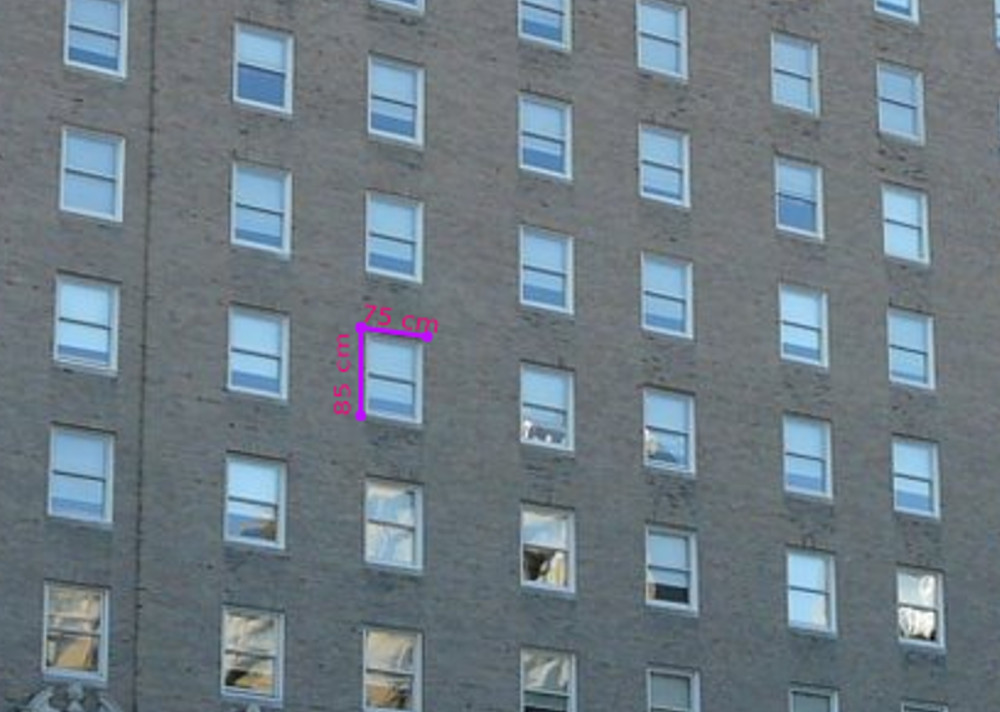
#> input picture hw3_RisiJaiswal/Measurements/Img1.jpg, 1000 x 712 px, found by its file name
$ python hw3_vectorized.py
#> lines starting #> are read from the running program, lines starting #| are printed output that depends on the picture
# -*- coding: utf-8 -*-
"""
Created on Mon Sep 15 14:40:27 2020

@author: risij
"""

import cv2
import numpy as np
import os
from math import ceil,floor
import pdb

import time
start_time = time.time()
np.set_printoptions(suppress=True)


class Homography:
    def __init__(self,undistorted_image,distorted_image,Undist_points=None,Dist_points=None):
        '''
         Loading Images
        '''
#> called with undistorted_image = 'Measurements/Img1.jpg', distorted_image = 'images/Img1.jpg', Undist_points = array of shape (4, 2), Dist_points = array of shape (4, 2)
        self.img_undist = cv2.imread(os.path.join(path,undistorted_image))
#> self.img_undist is the input picture: shape (712, 1000, 3); mean B, G, R 132, 123.3, 110.4
        self.img_dist = cv2.imread(os.path.join(path,distorted_image))
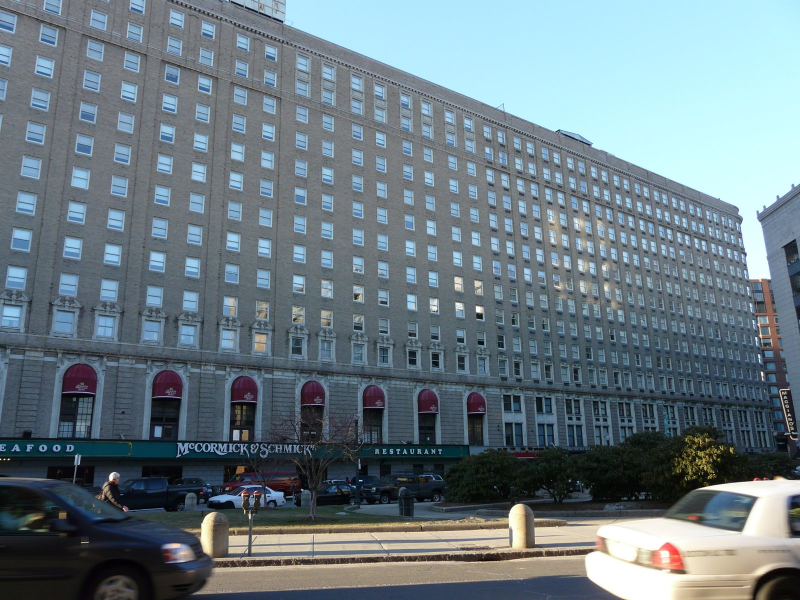
#> input picture hw3_RisiJaiswal/Images/Img1.JPG, 1600 x 1200 px, found by its file name (shown at 1/2 size)
#> self.img_dist is the input picture: shape (1200, 1600, 3); mean B, G, R 130.6, 122.8, 107.2
        self.Width=self.img_undist.shape[1]
#> self.Width = 1000
        self.Height=self.img_undist.shape[0]
#> self.Height = 712

        '''
        If ROI is not provided in constructor then using full image as ROI
        '''
        if(type(Dist_points)==np.ndarray):
            self.Dist_points=Dist_points
        else:
            self.Dist_points = np.array([[0,0],[0,self.Height],[self.Width,self.Height],[self.Width,0]])

        if(type(Undist_points)==np.ndarray):
            self.Undist_points=Undist_points
        else:
            self.Undist_points = np.array([[0,0],[0,self.img_undist.shape[0]],[self.img_undist.shape[1],self.img_undist.shape[0]],[self.img_undist.shape[1],0]])


        self.undistorted_image=undistorted_image
        self.distorted_image=distorted_image


    def generate_homography(self):
        '''
        Creating Homography matrices for all 4 points P,Q,R,S and X_prime vector
        '''
        self.H = np.zeros((8,8))
        self.X_prime = np.zeros((8,1))

        for i in range(len(self.Dist_points)):
            self.H[2*i]   = np.array([self.Undist_points[i][0],self.Undist_points[i][1],1,0,0,0,-self.Undist_points[i][0]*self.Dist_points[i][0],-self.Undist_points[i][1]*self.Dist_points[i][0]])
            self.H[2*i+1] =np.array([0,0,0,self.Undist_points[i][0],self.Undist_points[i][1],1,-self.Undist_points[i][0]*self.Dist_points[i][1],-self.Undist_points[i][1]*self.Dist_points[i][1]])
            self.X_prime[2*i]=self.Dist_points[i][0]
            self.X_prime[2*i+1]=self.Dist_points[i][1]

        '''
        Solving system of linear equations
        '''
        self.h = np.linalg.solve(self.H,self.X_prime)
        self.h = np.reshape(np.vstack((self.h,1)),(3,3))

    # [116 lines left out: functions projective_homography, affine_homography, one_step_homography, not called in this run]


def project_homography(homography,method_name):
#> called with method_name = 'point_to_point'
    coordinate_r3 = np.matmul(np.linalg.inv(homography.h),np.array([[0,homography.img_dist.shape[1],homography.img_dist.shape[1],0],[0,0,homography.img_dist.shape[0],homography.img_dist.shape[0]],[1,1,1,1]]))
    coordinate_r2 = coordinate_r3[0:2]/coordinate_r3[2]

    scaling_width = homography.img_dist.shape[1]/(ceil(np.max(coordinate_r2[0][:]))-floor(np.min(coordinate_r2[0][:])))
#> scaling_width = 0.199
    scaling_height = homography.img_dist.shape[0]/(ceil(np.max(coordinate_r2[1][:]))-floor(np.min(coordinate_r2[1][:])))
#> scaling_height = 0.193

    scale = max(scaling_width,scaling_height)
#> scale = 0.199

    image_width = np.round((ceil(np.max(coordinate_r2[0][:]))-floor(np.min(coordinate_r2[0][:])))*scale).astype(int)
#> image_width = 1600
    image_height = np.round((ceil(np.max(coordinate_r2[1][:]))-floor(np.min(coordinate_r2[1][:])))*scale).astype(int)
#> image_height = 1238

    xmin = int(floor(np.min(coordinate_r2[0][:])))
#> xmin = -351
    ymin = int(floor(np.min(coordinate_r2[1][:])))
#> ymin = -3457

    N = np.zeros((image_height,image_width,3))
    y=np.vstack([np.vstack(np.meshgrid(range(N.shape[0]),range(N.shape[1]))[::-1]).reshape(2,-1),[1]*(N.shape[0]*N.shape[1])])
    mesh_y = np.copy(y)
    y[0] = y[0]/scale+xmin
    y[1] = y[1]/scale+ymin

    z = np.matmul(homography.h,y)
    z = np.round(z[0:2,:]/z[2],4)
    y=mesh_y
    z=np.vstack((z,y))
    z=z.T

    z=z[(z[:,0]>0) & (z[:,0]<homography.img_dist.shape[1])]
    z=z[(z[:,1]>0) & (z[:,1]<homography.img_dist.shape[0])]
    z = z.astype(int)


    for item in z:
            N[item[3],item[2]] = homography.img_dist[item[1],item[0]]
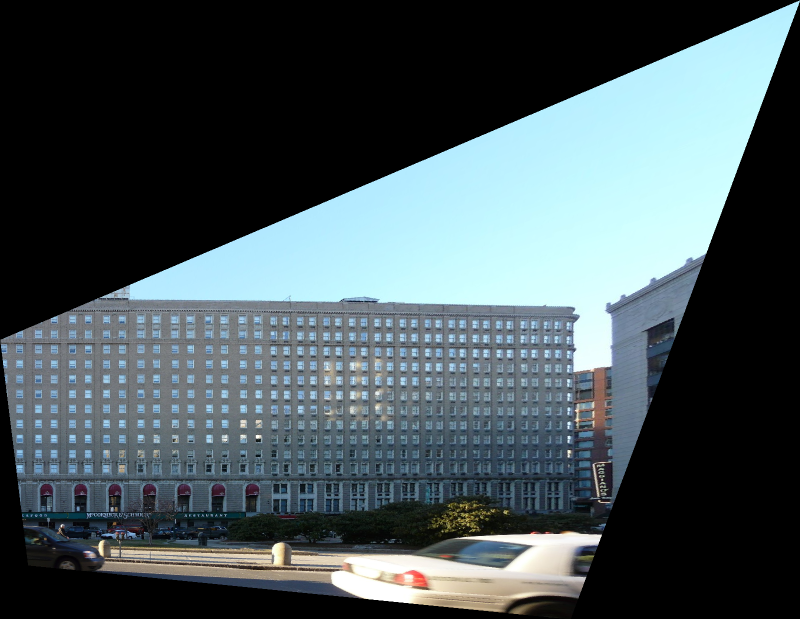
#> N: shape (1238, 1600, 3) float64 (shown at 1/2 size); mean B, G, R 88.5, 84.3, 71.5


    file_name = os.path.basename(homography.distorted_image).split(".")[0]+method_name+"."+os.path.basename(homography.distorted_image).split(".")[1]
    cv2.imwrite(os.path.join(path,file_name),N)
    return N


path = "hw3_Task1_Images"
########################## Task 1 part 1 #######################################
print("Task 1 Part 1")
Undist_points_A = np.array([[0,0],[75,0],[75,807.5],[0,807.5]])
Dist_points_A = np.array([[643,497],[667,502],[667,538],[643,535]])


Undist_points_A = np.array([[0,0],[0,1135],[1934,1135],[1934,0]])
Dist_points_A = np.array([[177,77],[117,586],[879,681],[865,297]])

homography = Homography("Measurements/Img1.jpg","images/Img1.jpg",Undist_points=Undist_points_A,Dist_points=Dist_points_A)
homography.generate_homography()

project_homography(homography,"point_to_point")

painting = cv2.imread(homography.distorted_image)
painting = cv2.cvtColor(painting,cv2.COLOR_BGR2RGB)
i=0
for point in Dist_points_A:
    painting = cv2.putText(painting,chr(80+i),(point[0]+20,point[1]-20), cv2.FONT_HERSHEY_SIMPLEX,1,(255,0,0),2)
    i+=1
#> painting: shape (1200, 1600, 3); mean R, G, B 107.2, 122.8, 130.5
#> after the loop, i = 4


cv2.imwrite(os.path.join(path,"points_on_img1.jpg"),painting)

########################################Task 1 part 2 ##########################################################
print("Task 1 Part 2")

Undist_points_A = np.array([[0,0],[84*2,0],[84*2,74*2],[0,74*2]])
Dist_points_A = np.array([[382,576],[594,551],[608,927],[378,837]])

homography = Homography("Measurements/Img2.jpg","images/Img2.jpeg",Undist_points=Undist_points_A,Dist_points=Dist_points_A)
#> call 2 of __init__, with undistorted_image = 'Measurements/Img2.jpg', distorted_image = 'images/Img2.jpeg', Undist_points = array of shape (4, 2), Dist_points = array of shape (4, 2)
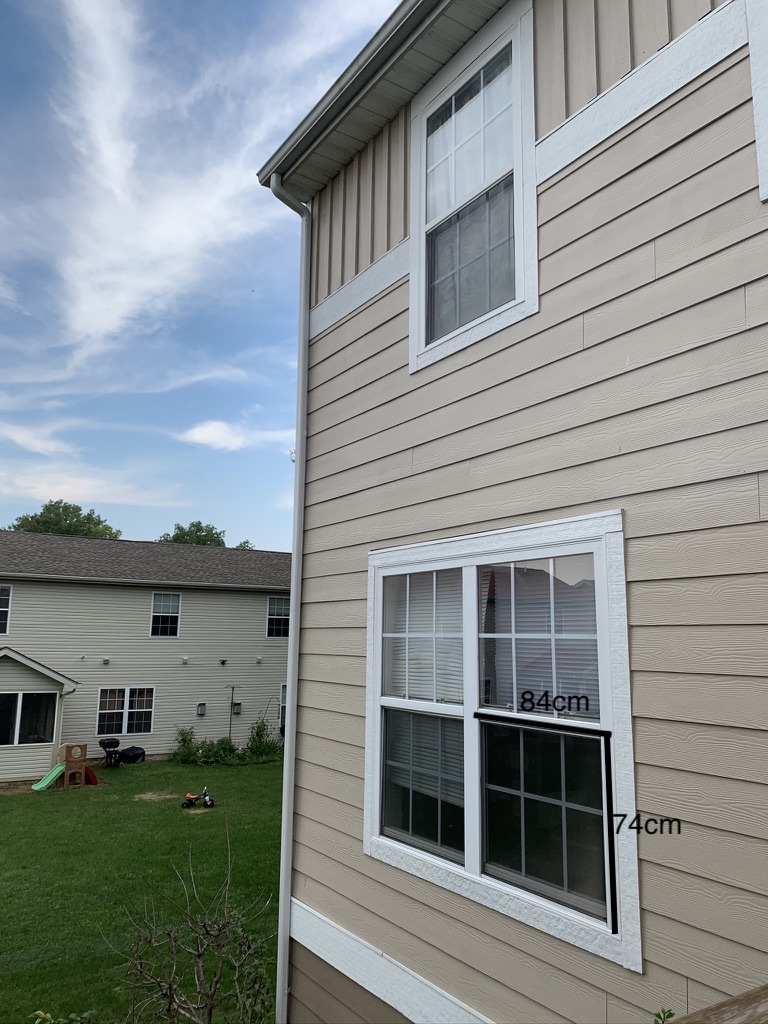
#> input picture hw3_RisiJaiswal/Measurements/Img2.jpg, 768 x 1024 px, found by its file name
#> in __init__, self.img_undist is the input picture: shape (1024, 768, 3); mean B, G, R 140.9, 140.4, 133.9
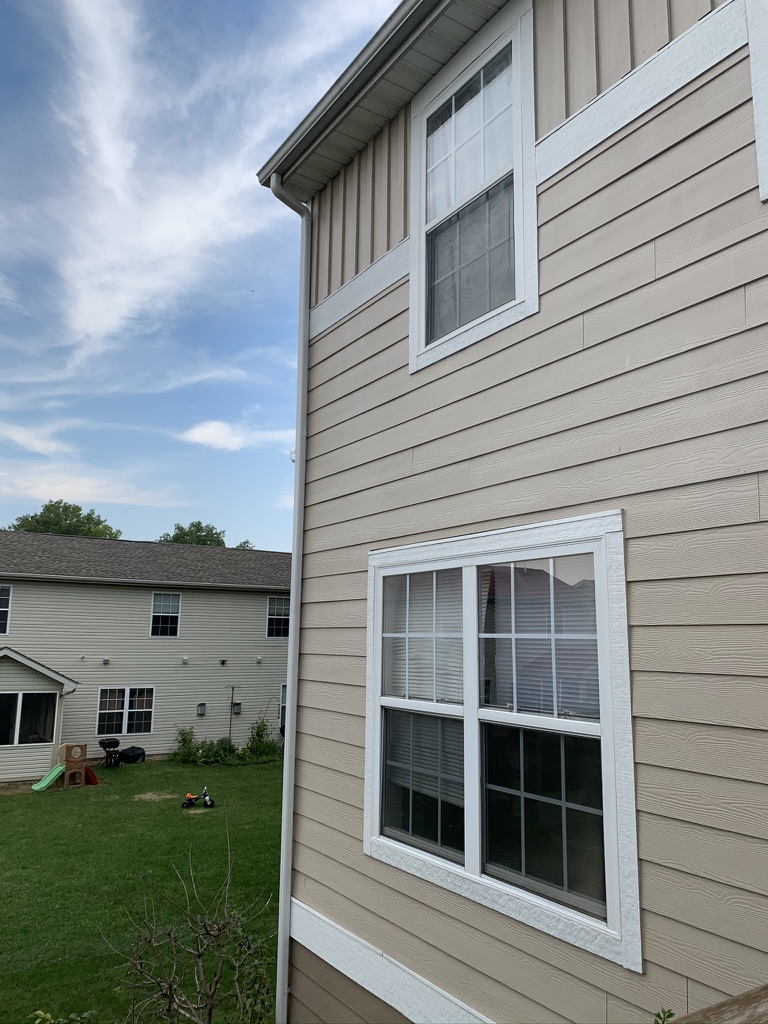
#> input picture hw3_RisiJaiswal/Images/Img2.jpeg, 768 x 1024 px, found by its file name
#> in __init__, self.img_dist is the input picture: shape (1024, 768, 3); mean B, G, R 141.4, 141.1, 134.4
homography.generate_homography()
project_homography(homography,"point_to_point")
#> call 2 of project_homography, with method_name = 'point_to_point'
#> after the loop in project_homography (call 2), `for item in z:`:
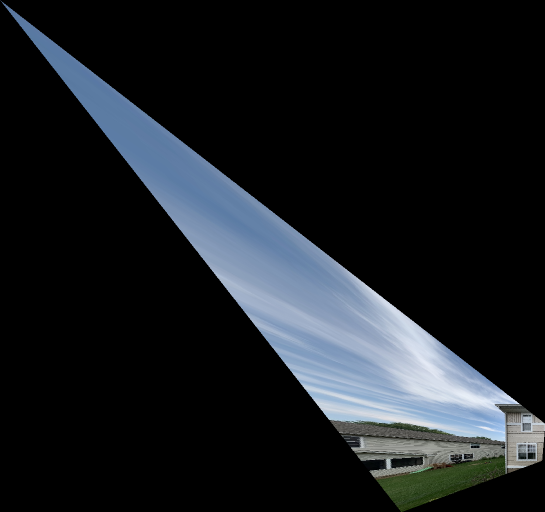
#> N: shape (1024, 1090, 3) float64 (shown at 1/2 size); mean B, G, R 34.4, 30.1, 26.2


painting = cv2.imread(homography.distorted_image)
painting = cv2.cvtColor(painting,cv2.COLOR_BGR2RGB)
#> painting: shape (1024, 768, 3)
i=0
for point in Dist_points_A:
    painting = cv2.putText(painting,chr(80+i),(point[0]+20,point[1]-20), cv2.FONT_HERSHEY_SIMPLEX,1,(255,0,0),2)
    i+=1
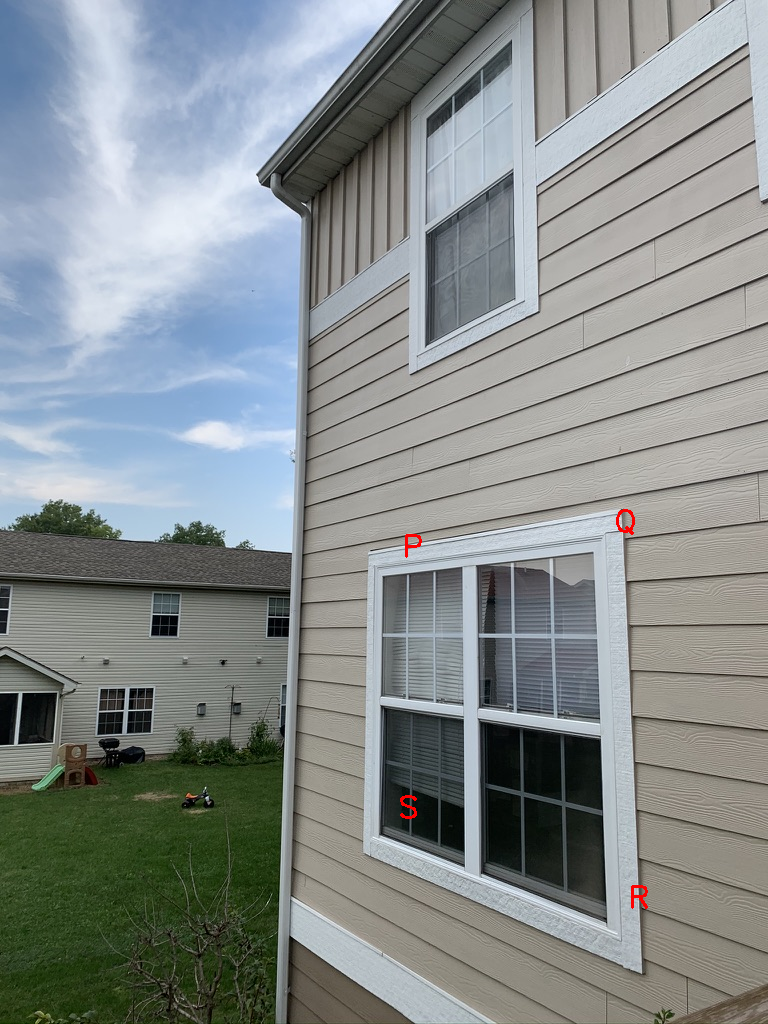
#> painting: shape (1024, 768, 3); mean R, G, B 134.5, 140.9, 141.3
#> after the loop, i = 4

cv2.imwrite(os.path.join(path,"points_on_img2.jpg"),painting)

#
##################################################################################################
#
########################################Task 1 part 3 ##########################################################
#
print("Task 1 Part 3")
Undist_points_A = np.array([[0,0],[55,0],[55,36],[0,36]])
Dist_points_A = np.array([[2057,697],[2667,717],[2695,1331],[2089,1477]])


homography = Homography("Measurements/Img3.jpg","images/Img3.jpg",Undist_points=Undist_points_A,Dist_points=Dist_points_A)
#> (the run stopped early here; a loop or call above may not have finished)
